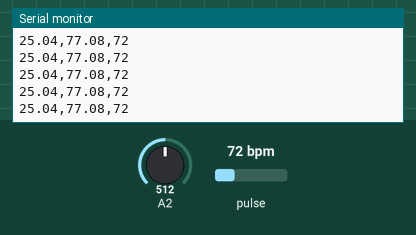
Simulated run of this sketch. Board: Arduino Uno, built with avr-gcc and run on an emulated ATmega328P. On the bench: the last lines printed to the serial monitor. Inputs (shaded band) come from the test bench; at power-on: A2 = 512, pulse 72 bpm.

Above: at 1.2 s.
1.3 s: A2 set to 529
At 2.3 s:
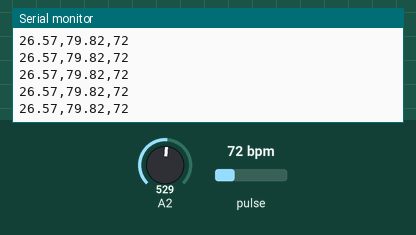
4.3 s: pulse set to 42 bpm
At 4.8 s:
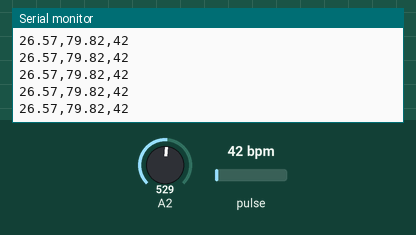
5.8 s: pulse set to 70 bpm
At 6.7 s:
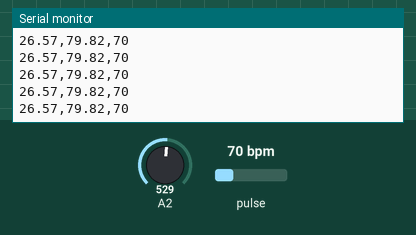
7.3 s: A2 set to 511
At 8.0 s:
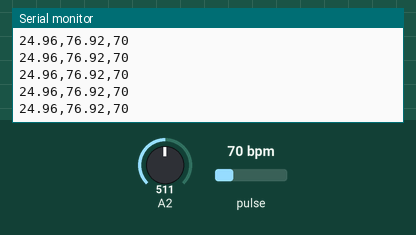
Timing chart, 0 to 9.8 s (numbered marks = the images above; inputs shaded):
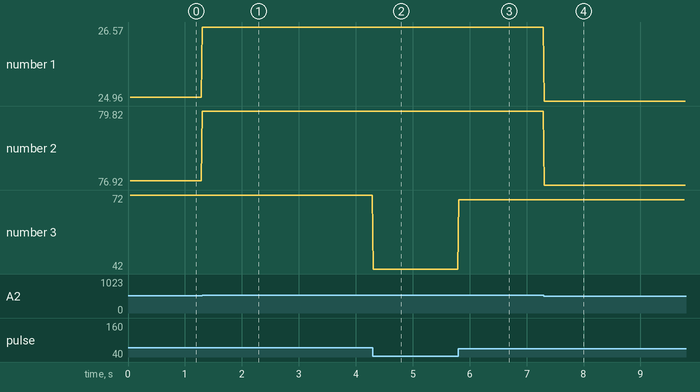

Measured:
- after the input at 1.3 s, the serial monitor: prints a new line at once (image 1)
- after the input at 4.3 s, the serial monitor: prints a new line at once (image 2)
- after the input at 5.8 s, the serial monitor: prints a new line at once (image 3)
- after the input at 7.3 s, the serial monitor: prints a new line at once (image 4)
- plotted number 1: 25.04 → 26.57 after the input at 1.3 s, 26.57 → 24.96 after the input at 7.3 s
- plotted number 2: 77.08 → 79.82 after the input at 1.3 s, 79.82 → 76.92 after the input at 7.3 s
- plotted number 3: 72 → 42 after the input at 4.3 s, 42 → 70 after the input at 5.8 s

The sketch:

iot_project.ino
```cpp
#define USE_ARDUINO_INTERRUPTS true    // Set-up low-level interrupts for most acurate BPM math.
#define PulseWire A0       // PulseSensor PURPLE WIRE connected to ANALOG PIN 0
#include <PulseSensorPlayground.h>     // Includes the PulseSensorPlayground Library.
#include <SoftwareSerial.h>
#include <stdlib.h>
SoftwareSerial nodemcu(1,2); //rx, tx pins

//  Variables


//#define temppin A2
int Vo;
float R1 = 10000; // value of R1 on board
float logR2, R2, T;
float c1 = 0.001129148, c2 = 0.000234125, c3 = 0.0000000876741;
int Threshold = 550;           // Determine which Signal to "count as a beat" and which to ignore.
                               // Use the "Gettting Started Project" to fine-tune Threshold Value beyond default setting.
                               // Otherwise leave the default "550" value.

PulseSensorPlayground pulseSensor;  // Creates an instance of the PulseSensorPlayground object called "pulseSensor"


String cdata; // complete data, consisting of sensors values
int sdata1 = 0; // temperature centigrade
int sdata2 = 0; // temperature Farenheit

char buff[10];
String tempc;
String tempf;
void setup() {

  Serial.begin(9600);          // For Serial Monitor
  nodemcu.begin(9600);

  // set up the LCD's number of columns and rows:
  // Configure the PulseSensor object, by assigning our variables to it.
  pulseSensor.analogInput(PulseWire);

  pulseSensor.setThreshold(Threshold);

  // Double-check the "pulseSensor" object was created and "began" seeing a signal.
   if (pulseSensor.begin()) {
    Serial.println("We created a pulseSensor Object !");  //This prints one time at Arduino power-up,  or on Arduino reset.

  }
}


void loop() {

 int myBPM = pulseSensor.getBeatsPerMinute();  // Calls function on our pulseSensor object that returns BPM as an "int".
                                               // "myBPM" hold this BPM value now.
  if (pulseSensor.sawStartOfBeat()) {// Constantly test to see if "a beat happened".
  Serial.println(myBPM);
    }
Vo = analogRead(A2);
R2 = R1 * (1023.0 / (float)Vo - 1.0); //calculate resistance on thermistor
logR2 = log(R2);
T = (1.0 / (c1 + c2*logR2 + c3*logR2*logR2*logR2)); // temperature in Kelvin
float cel = T - 273.15; //convert Kelvin to Celcius
float fah = (cel * 9.0)/ 5.0 + 32.0; //convert Celcius to Farenheit
tempc = dtostrf(cel, 3, 2, buff);
  tempf = dtostrf(fah, 3, 2, buff);
  cdata = cdata + tempc+","+tempf +","+myBPM; // comma will be used a delimeter
  Serial.println(cdata);
  nodemcu.println(cdata);
  cdata = "";
}
```
